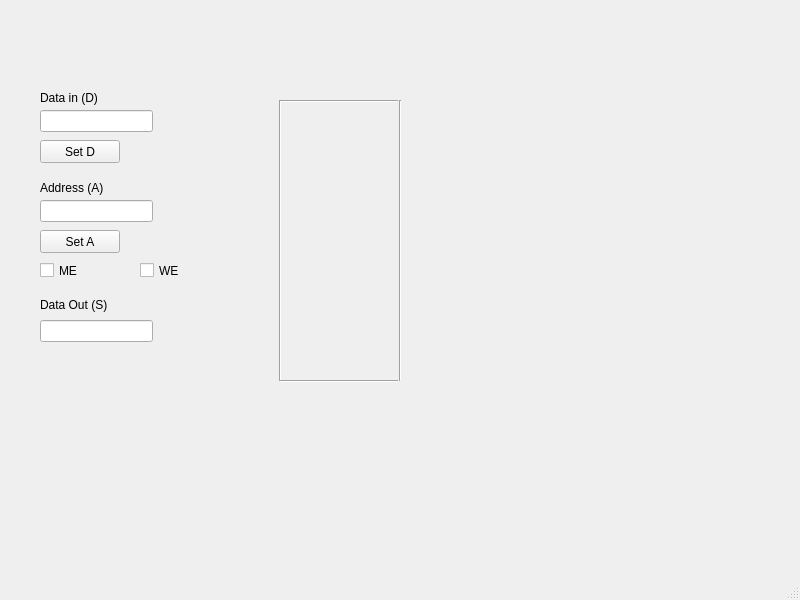
<?xml version="1.0" encoding="UTF-8"?>
<ui version="4.0">
 <class>MainWindow</class>
 <widget class="QMainWindow" name="MainWindow">
  <property name="geometry">
   <rect>
    <x>0</x>
    <y>0</y>
    <width>800</width>
    <height>600</height>
   </rect>
  </property>
  <property name="windowTitle">
   <string>MainWindow</string>
  </property>
  <widget class="QWidget" name="centralwidget">
   <widget class="Line" name="line">
    <property name="geometry">
     <rect>
      <x>280</x>
      <y>380</y>
      <width>118</width>
      <height>3</height>
     </rect>
    </property>
    <property name="orientation">
     <enum>Qt::Horizontal</enum>
    </property>
   </widget>
   <widget class="Line" name="line_2">
    <property name="geometry">
     <rect>
      <x>280</x>
      <y>100</y>
      <width>118</width>
      <height>3</height>
     </rect>
    </property>
    <property name="orientation">
     <enum>Qt::Horizontal</enum>
    </property>
   </widget>
   <widget class="Line" name="line_3">
    <property name="geometry">
     <rect>
      <x>270</x>
      <y>100</y>
      <width>20</width>
      <height>281</height>
     </rect>
    </property>
    <property name="orientation">
     <enum>Qt::Vertical</enum>
    </property>
   </widget>
   <widget class="Line" name="line_4">
    <property name="geometry">
     <rect>
      <x>390</x>
      <y>100</y>
      <width>20</width>
      <height>281</height>
     </rect>
    </property>
    <property name="orientation">
     <enum>Qt::Vertical</enum>
    </property>
   </widget>
   <widget class="QLabel" name="label">
    <property name="geometry">
     <rect>
      <x>40</x>
      <y>90</y>
      <width>91</width>
      <height>16</height>
     </rect>
    </property>
    <property name="text">
     <string>Data in (D)</string>
    </property>
   </widget>
   <widget class="QLineEdit" name="DatainFIeld">
    <property name="geometry">
     <rect>
      <x>40</x>
      <y>110</y>
      <width>113</width>
      <height>22</height>
     </rect>
    </property>
   </widget>
   <widget class="QPushButton" name="SetDButton">
    <property name="geometry">
     <rect>
      <x>40</x>
      <y>140</y>
      <width>80</width>
      <height>23</height>
     </rect>
    </property>
    <property name="text">
     <string>Set D</string>
    </property>
   </widget>
   <widget class="QLabel" name="label_2">
    <property name="geometry">
     <rect>
      <x>40</x>
      <y>180</y>
      <width>71</width>
      <height>16</height>
     </rect>
    </property>
    <property name="text">
     <string>Address (A)</string>
    </property>
   </widget>
   <widget class="QLineEdit" name="AddressField">
    <property name="geometry">
     <rect>
      <x>40</x>
      <y>200</y>
      <width>113</width>
      <height>22</height>
     </rect>
    </property>
   </widget>
   <widget class="QPushButton" name="SetAButton">
    <property name="geometry">
     <rect>
      <x>40</x>
      <y>230</y>
      <width>80</width>
      <height>23</height>
     </rect>
    </property>
    <property name="text">
     <string>Set A</string>
    </property>
   </widget>
   <widget class="QLabel" name="label_3">
    <property name="geometry">
     <rect>
      <x>40</x>
      <y>295</y>
      <width>91</width>
      <height>20</height>
     </rect>
    </property>
    <property name="text">
     <string>Data Out (S)</string>
    </property>
   </widget>
   <widget class="QLineEdit" name="DataOutField">
    <property name="geometry">
     <rect>
      <x>40</x>
      <y>320</y>
      <width>113</width>
      <height>22</height>
     </rect>
    </property>
   </widget>
   <widget class="QCheckBox" name="WECheckbox">
    <property name="geometry">
     <rect>
      <x>140</x>
      <y>260</y>
      <width>78</width>
      <height>21</height>
     </rect>
    </property>
    <property name="text">
     <string>WE</string>
    </property>
   </widget>
   <widget class="QCheckBox" name="MECheckbox">
    <property name="geometry">
     <rect>
      <x>40</x>
      <y>260</y>
      <width>78</width>
      <height>21</height>
     </rect>
    </property>
    <property name="text">
     <string>ME</string>
    </property>
   </widget>
  </widget>
  <widget class="QMenuBar" name="menubar">
   <property name="geometry">
    <rect>
     <x>0</x>
     <y>0</y>
     <width>800</width>
     <height>24</height>
    </rect>
   </property>
  </widget>
  <widget class="QStatusBar" name="statusbar"/>
 </widget>
 <resources/>
 <connections/>
</ui>
